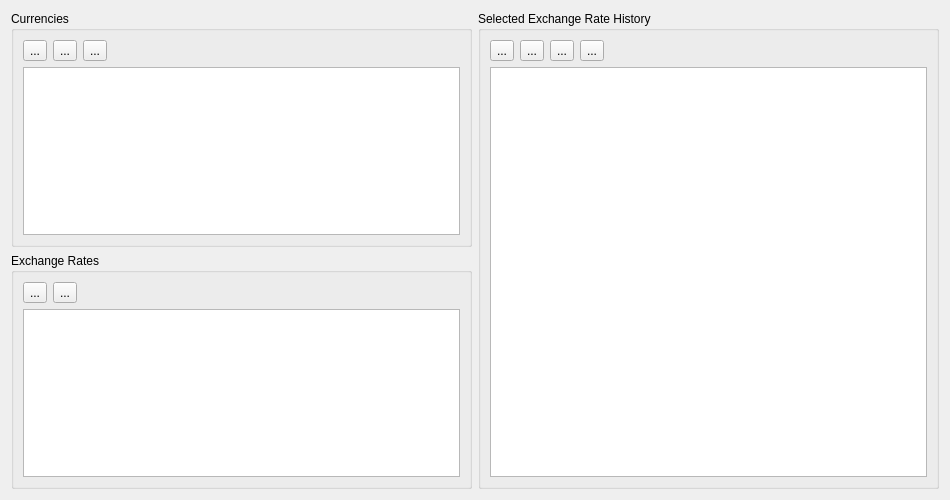
<?xml version="1.0" encoding="UTF-8"?>
<ui version="4.0">
 <class>CurrencyForm</class>
 <widget class="QWidget" name="CurrencyForm">
  <property name="windowModality">
   <enum>Qt::WindowModal</enum>
  </property>
  <property name="geometry">
   <rect>
    <x>0</x>
    <y>0</y>
    <width>950</width>
    <height>500</height>
   </rect>
  </property>
  <property name="windowTitle">
   <string>Currencies and Exchange Rates</string>
  </property>
  <property name="locale">
   <locale language="English" country="UnitedKingdom"/>
  </property>
  <layout class="QHBoxLayout" name="horizontalLayout" stretch="0,0">
   <item>
    <layout class="QVBoxLayout" name="verticalLayout">
     <item>
      <widget class="QGroupBox" name="currencyGroupBox">
       <property name="title">
        <string>Currencies</string>
       </property>
       <layout class="QVBoxLayout" name="verticalLayout_3">
        <item>
         <layout class="QHBoxLayout" name="currencyControlsHorizontalLayout">
          <item>
           <widget class="QToolButton" name="addCurrencyToolButton">
            <property name="text">
             <string>...</string>
            </property>
           </widget>
          </item>
          <item>
           <widget class="QToolButton" name="setBaseCurrencyToolButton">
            <property name="text">
             <string>...</string>
            </property>
           </widget>
          </item>
          <item>
           <widget class="QToolButton" name="removeCurrencyToolButton">
            <property name="text">
             <string>...</string>
            </property>
           </widget>
          </item>
          <item>
           <spacer name="currencyControlsHorizontalSpacer">
            <property name="orientation">
             <enum>Qt::Horizontal</enum>
            </property>
            <property name="sizeHint" stdset="0">
             <size>
              <width>40</width>
              <height>20</height>
             </size>
            </property>
           </spacer>
          </item>
         </layout>
        </item>
        <item>
         <widget class="QTableView" name="currencyTable">
          <property name="sizeAdjustPolicy">
           <enum>QAbstractScrollArea::AdjustIgnored</enum>
          </property>
          <property name="selectionMode">
           <enum>QAbstractItemView::SingleSelection</enum>
          </property>
          <property name="selectionBehavior">
           <enum>QAbstractItemView::SelectRows</enum>
          </property>
          <property name="sortingEnabled">
           <bool>true</bool>
          </property>
          <attribute name="horizontalHeaderHighlightSections">
           <bool>false</bool>
          </attribute>
          <attribute name="horizontalHeaderStretchLastSection">
           <bool>true</bool>
          </attribute>
          <attribute name="verticalHeaderVisible">
           <bool>false</bool>
          </attribute>
         </widget>
        </item>
       </layout>
      </widget>
     </item>
     <item>
      <widget class="QGroupBox" name="exchangeRateGroupBox">
       <property name="title">
        <string>Exchange Rates</string>
       </property>
       <layout class="QVBoxLayout" name="verticalLayout_4">
        <item>
         <layout class="QHBoxLayout" name="exchangeRateControlsHorizontalLayout">
          <item>
           <widget class="QToolButton" name="addExchangeRateToolButton">
            <property name="text">
             <string>...</string>
            </property>
           </widget>
          </item>
          <item>
           <widget class="QToolButton" name="removeExchangeRateToolButton">
            <property name="text">
             <string>...</string>
            </property>
           </widget>
          </item>
          <item>
           <spacer name="exchangeRateControlsHorizontalSpacer">
            <property name="orientation">
             <enum>Qt::Horizontal</enum>
            </property>
            <property name="sizeHint" stdset="0">
             <size>
              <width>40</width>
              <height>20</height>
             </size>
            </property>
           </spacer>
          </item>
         </layout>
        </item>
        <item>
         <widget class="QTableView" name="exchangeRateTable">
          <property name="sizeAdjustPolicy">
           <enum>QAbstractScrollArea::AdjustIgnored</enum>
          </property>
          <property name="selectionMode">
           <enum>QAbstractItemView::SingleSelection</enum>
          </property>
          <property name="selectionBehavior">
           <enum>QAbstractItemView::SelectRows</enum>
          </property>
          <property name="sortingEnabled">
           <bool>true</bool>
          </property>
          <attribute name="horizontalHeaderHighlightSections">
           <bool>false</bool>
          </attribute>
          <attribute name="horizontalHeaderStretchLastSection">
           <bool>true</bool>
          </attribute>
          <attribute name="verticalHeaderVisible">
           <bool>false</bool>
          </attribute>
         </widget>
        </item>
       </layout>
      </widget>
     </item>
    </layout>
   </item>
   <item>
    <widget class="QGroupBox" name="exchangeRateHistoryGroupBox">
     <property name="title">
      <string>Selected Exchange Rate History</string>
     </property>
     <layout class="QHBoxLayout" name="exchangeRateHistoryGroupBoxHorizontalLayout" stretch="0">
      <item>
       <widget class="QWidget" name="exchangeRateHistoryTableWidget" native="true">
        <layout class="QVBoxLayout" name="verticalLayout_2">
         <property name="leftMargin">
          <number>0</number>
         </property>
         <property name="topMargin">
          <number>0</number>
         </property>
         <property name="rightMargin">
          <number>0</number>
         </property>
         <property name="bottomMargin">
          <number>0</number>
         </property>
         <item>
          <layout class="QVBoxLayout" name="exchangeRateHistoryTableVerticalLayout">
           <item>
            <layout class="QHBoxLayout" name="exchangeRateHistoryTableControlsHorizontalLayout">
             <item>
              <widget class="QToolButton" name="addRateToolButton">
               <property name="text">
                <string>...</string>
               </property>
              </widget>
             </item>
             <item>
              <widget class="QToolButton" name="editRateToolButton">
               <property name="text">
                <string>...</string>
               </property>
              </widget>
             </item>
             <item>
              <widget class="QToolButton" name="removeRateToolButton">
               <property name="text">
                <string>...</string>
               </property>
              </widget>
             </item>
             <item>
              <widget class="QToolButton" name="loadToolButton">
               <property name="text">
                <string>...</string>
               </property>
              </widget>
             </item>
             <item>
              <spacer name="horizontalSpacer">
               <property name="orientation">
                <enum>Qt::Horizontal</enum>
               </property>
               <property name="sizeHint" stdset="0">
                <size>
                 <width>0</width>
                 <height>0</height>
                </size>
               </property>
              </spacer>
             </item>
            </layout>
           </item>
           <item>
            <widget class="QTableView" name="exchangeRateHistoryTable">
             <property name="sizePolicy">
              <sizepolicy hsizetype="Expanding" vsizetype="Expanding">
               <horstretch>0</horstretch>
               <verstretch>0</verstretch>
              </sizepolicy>
             </property>
             <property name="selectionBehavior">
              <enum>QAbstractItemView::SelectRows</enum>
             </property>
             <property name="sortingEnabled">
              <bool>true</bool>
             </property>
             <attribute name="horizontalHeaderHighlightSections">
              <bool>false</bool>
             </attribute>
             <attribute name="verticalHeaderVisible">
              <bool>false</bool>
             </attribute>
             <attribute name="verticalHeaderHighlightSections">
              <bool>false</bool>
             </attribute>
            </widget>
           </item>
          </layout>
         </item>
        </layout>
       </widget>
      </item>
     </layout>
    </widget>
   </item>
  </layout>
  <action name="actionAdd_Currency">
   <property name="text">
    <string>Add Currency</string>
   </property>
  </action>
  <action name="actionSet_Base_Currency">
   <property name="text">
    <string>Set Base Currency</string>
   </property>
  </action>
  <action name="actionRemove_Currency">
   <property name="text">
    <string>Remove Currency</string>
   </property>
  </action>
  <action name="actionAdd_Exchange_Rate">
   <property name="text">
    <string>Add Exchange Rate</string>
   </property>
  </action>
  <action name="actionRemove_Exchange_Rate">
   <property name="text">
    <string>Remove Exchange Rate</string>
   </property>
  </action>
  <action name="actionAdd_data">
   <property name="text">
    <string>Add data</string>
   </property>
   <property name="toolTip">
    <string>Add data</string>
   </property>
  </action>
  <action name="actionEdit_data">
   <property name="text">
    <string>Edit data</string>
   </property>
   <property name="toolTip">
    <string>Edit data</string>
   </property>
  </action>
  <action name="actionRemove_data">
   <property name="text">
    <string>Remove data</string>
   </property>
   <property name="toolTip">
    <string>Remove data</string>
   </property>
  </action>
  <action name="actionLoad_data">
   <property name="text">
    <string>Load data</string>
   </property>
  </action>
 </widget>
 <resources/>
 <connections/>
</ui>
